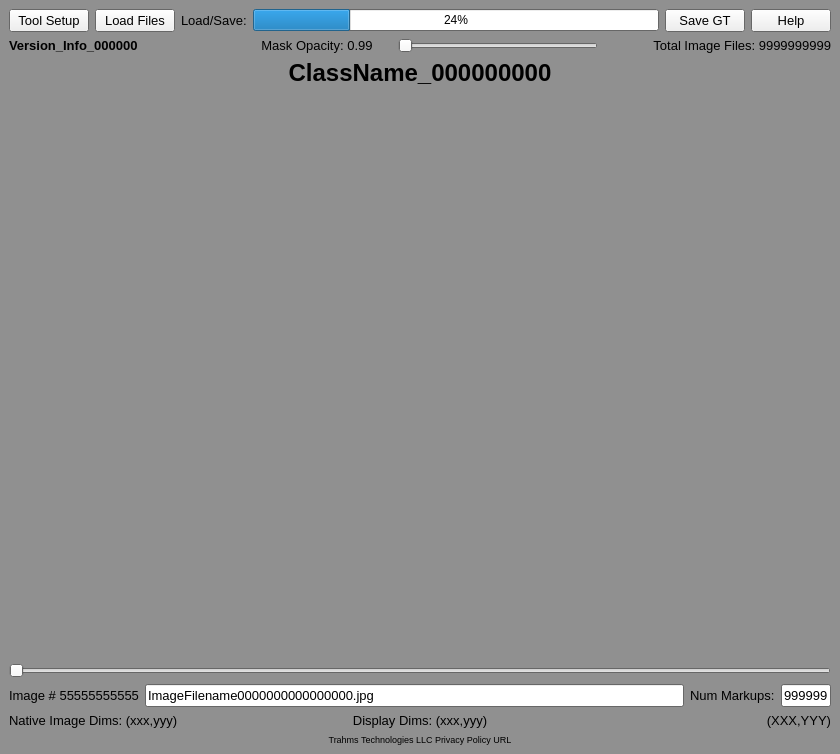
<?xml version="1.0" encoding="UTF-8"?>
<ui version="4.0">
 <class>MainWindow</class>
 <widget class="QMainWindow" name="MainWindow">
  <property name="geometry">
   <rect>
    <x>0</x>
    <y>0</y>
    <width>840</width>
    <height>754</height>
   </rect>
  </property>
  <property name="sizePolicy">
   <sizepolicy hsizetype="Preferred" vsizetype="Preferred">
    <horstretch>0</horstretch>
    <verstretch>0</verstretch>
   </sizepolicy>
  </property>
  <property name="palette">
   <palette>
    <active>
     <colorrole role="Base">
      <brush brushstyle="SolidPattern">
       <color alpha="255">
        <red>255</red>
        <green>255</green>
        <blue>255</blue>
       </color>
      </brush>
     </colorrole>
     <colorrole role="Window">
      <brush brushstyle="SolidPattern">
       <color alpha="255">
        <red>144</red>
        <green>144</green>
        <blue>144</blue>
       </color>
      </brush>
     </colorrole>
    </active>
    <inactive>
     <colorrole role="Base">
      <brush brushstyle="SolidPattern">
       <color alpha="255">
        <red>255</red>
        <green>255</green>
        <blue>255</blue>
       </color>
      </brush>
     </colorrole>
     <colorrole role="Window">
      <brush brushstyle="SolidPattern">
       <color alpha="255">
        <red>144</red>
        <green>144</green>
        <blue>144</blue>
       </color>
      </brush>
     </colorrole>
    </inactive>
    <disabled>
     <colorrole role="Base">
      <brush brushstyle="SolidPattern">
       <color alpha="255">
        <red>144</red>
        <green>144</green>
        <blue>144</blue>
       </color>
      </brush>
     </colorrole>
     <colorrole role="Window">
      <brush brushstyle="SolidPattern">
       <color alpha="255">
        <red>144</red>
        <green>144</green>
        <blue>144</blue>
       </color>
      </brush>
     </colorrole>
    </disabled>
   </palette>
  </property>
  <property name="mouseTracking">
   <bool>false</bool>
  </property>
  <property name="windowTitle">
   <string>DL Segmenter</string>
  </property>
  <property name="windowIcon">
   <iconset>
    <normaloff>LL_Icon.png</normaloff>LL_Icon.png</iconset>
  </property>
  <widget class="QWidget" name="centralwidget">
   <layout class="QVBoxLayout" name="verticalLayout">
    <item>
     <layout class="QHBoxLayout" name="horizontalLayout">
      <item>
       <widget class="QPushButton" name="setup_button">
        <property name="font">
         <font>
          <pointsize>10</pointsize>
         </font>
        </property>
        <property name="text">
         <string>Tool Setup</string>
        </property>
       </widget>
      </item>
      <item>
       <widget class="QPushButton" name="load_files_button">
        <property name="font">
         <font>
          <pointsize>10</pointsize>
         </font>
        </property>
        <property name="text">
         <string>Load Files</string>
        </property>
       </widget>
      </item>
      <item>
       <widget class="QLabel" name="label_2">
        <property name="font">
         <font>
          <pointsize>10</pointsize>
         </font>
        </property>
        <property name="text">
         <string>Load/Save:</string>
        </property>
       </widget>
      </item>
      <item>
       <widget class="QProgressBar" name="gt_progressbar">
        <property name="value">
         <number>24</number>
        </property>
       </widget>
      </item>
      <item>
       <widget class="QPushButton" name="gt_file_save">
        <property name="font">
         <font>
          <pointsize>10</pointsize>
         </font>
        </property>
        <property name="text">
         <string>Save GT</string>
        </property>
       </widget>
      </item>
      <item>
       <widget class="QPushButton" name="help_button">
        <property name="font">
         <font>
          <pointsize>10</pointsize>
         </font>
        </property>
        <property name="text">
         <string>Help</string>
        </property>
       </widget>
      </item>
     </layout>
    </item>
    <item>
     <layout class="QHBoxLayout" name="horizontalLayout_2">
      <item>
       <widget class="QLabel" name="label_version_info">
        <property name="font">
         <font>
          <pointsize>10</pointsize>
          <weight>75</weight>
          <bold>true</bold>
         </font>
        </property>
        <property name="text">
         <string>Version_Info_000000</string>
        </property>
        <property name="alignment">
         <set>Qt::AlignLeading|Qt::AlignLeft|Qt::AlignVCenter</set>
        </property>
       </widget>
      </item>
      <item>
       <widget class="QLabel" name="label_mask_opacity_value">
        <property name="maximumSize">
         <size>
          <width>150</width>
          <height>16777215</height>
         </size>
        </property>
        <property name="font">
         <font>
          <pointsize>10</pointsize>
         </font>
        </property>
        <property name="text">
         <string>Mask Opacity: 0.99</string>
        </property>
        <property name="alignment">
         <set>Qt::AlignCenter</set>
        </property>
       </widget>
      </item>
      <item>
       <widget class="QSlider" name="slider_mask_opacity">
        <property name="maximumSize">
         <size>
          <width>200</width>
          <height>16777215</height>
         </size>
        </property>
        <property name="maximum">
         <number>100</number>
        </property>
        <property name="orientation">
         <enum>Qt::Horizontal</enum>
        </property>
       </widget>
      </item>
      <item>
       <widget class="QLabel" name="img_files_max">
        <property name="font">
         <font>
          <pointsize>10</pointsize>
         </font>
        </property>
        <property name="text">
         <string>Total Image Files: 9999999999</string>
        </property>
        <property name="alignment">
         <set>Qt::AlignRight|Qt::AlignTrailing|Qt::AlignVCenter</set>
        </property>
       </widget>
      </item>
     </layout>
    </item>
    <item>
     <layout class="QHBoxLayout" name="horizontalLayout_7">
      <item>
       <widget class="QLabel" name="label_class_name">
        <property name="font">
         <font>
          <pointsize>18</pointsize>
          <weight>75</weight>
          <bold>true</bold>
         </font>
        </property>
        <property name="text">
         <string>ClassName_000000000</string>
        </property>
        <property name="alignment">
         <set>Qt::AlignCenter</set>
        </property>
       </widget>
      </item>
     </layout>
    </item>
    <item>
     <layout class="QHBoxLayout" name="horizontalLayout_3">
      <item>
       <widget class="QLabel" name="image_pane">
        <property name="sizePolicy">
         <sizepolicy hsizetype="Expanding" vsizetype="Expanding">
          <horstretch>0</horstretch>
          <verstretch>0</verstretch>
         </sizepolicy>
        </property>
        <property name="minimumSize">
         <size>
          <width>200</width>
          <height>150</height>
         </size>
        </property>
        <property name="maximumSize">
         <size>
          <width>2400</width>
          <height>1800</height>
         </size>
        </property>
        <property name="cursor">
         <cursorShape>CrossCursor</cursorShape>
        </property>
        <property name="mouseTracking">
         <bool>true</bool>
        </property>
        <property name="tabletTracking">
         <bool>false</bool>
        </property>
        <property name="focusPolicy">
         <enum>Qt::NoFocus</enum>
        </property>
        <property name="autoFillBackground">
         <bool>false</bool>
        </property>
        <property name="text">
         <string/>
        </property>
        <property name="scaledContents">
         <bool>true</bool>
        </property>
       </widget>
      </item>
     </layout>
    </item>
    <item>
     <layout class="QHBoxLayout" name="horizontalLayout_4">
      <item>
       <widget class="QSlider" name="file_slider">
        <property name="orientation">
         <enum>Qt::Horizontal</enum>
        </property>
       </widget>
      </item>
     </layout>
    </item>
    <item>
     <layout class="QHBoxLayout" name="horizontalLayout_5">
      <item>
       <widget class="QLabel" name="img_file_num">
        <property name="font">
         <font>
          <pointsize>10</pointsize>
         </font>
        </property>
        <property name="text">
         <string>Image # 55555555555</string>
        </property>
       </widget>
      </item>
      <item>
       <widget class="QLineEdit" name="img_file_name">
        <property name="font">
         <font>
          <pointsize>10</pointsize>
         </font>
        </property>
        <property name="text">
         <string>ImageFilename0000000000000000.jpg</string>
        </property>
       </widget>
      </item>
      <item>
       <widget class="QLabel" name="label">
        <property name="font">
         <font>
          <pointsize>10</pointsize>
         </font>
        </property>
        <property name="text">
         <string>Num Markups:</string>
        </property>
       </widget>
      </item>
      <item>
       <widget class="QLineEdit" name="label_num_markups">
        <property name="maximumSize">
         <size>
          <width>50</width>
          <height>16777215</height>
         </size>
        </property>
        <property name="font">
         <font>
          <pointsize>10</pointsize>
         </font>
        </property>
        <property name="text">
         <string>999999</string>
        </property>
       </widget>
      </item>
     </layout>
    </item>
    <item>
     <layout class="QHBoxLayout" name="horizontalLayout_6">
      <item>
       <widget class="QLabel" name="label_native_img_dims">
        <property name="font">
         <font>
          <pointsize>10</pointsize>
         </font>
        </property>
        <property name="text">
         <string>Native Image Dims: (xxx,yyy)</string>
        </property>
       </widget>
      </item>
      <item>
       <widget class="QLabel" name="label_display_dims">
        <property name="font">
         <font>
          <pointsize>10</pointsize>
         </font>
        </property>
        <property name="text">
         <string>Display Dims: (xxx,yyy)</string>
        </property>
        <property name="alignment">
         <set>Qt::AlignCenter</set>
        </property>
       </widget>
      </item>
      <item>
       <widget class="QLabel" name="label_cursor_pos">
        <property name="font">
         <font>
          <pointsize>10</pointsize>
         </font>
        </property>
        <property name="text">
         <string>(XXX,YYY)</string>
        </property>
        <property name="alignment">
         <set>Qt::AlignRight|Qt::AlignTrailing|Qt::AlignVCenter</set>
        </property>
       </widget>
      </item>
     </layout>
    </item>
    <item>
     <layout class="QHBoxLayout" name="horizontalLayout_8">
      <item>
       <widget class="QLabel" name="label_privacy_policy_url">
        <property name="font">
         <font>
          <pointsize>7</pointsize>
         </font>
        </property>
        <property name="text">
         <string>Trahms Technologies LLC Privacy Policy URL</string>
        </property>
        <property name="alignment">
         <set>Qt::AlignCenter</set>
        </property>
       </widget>
      </item>
     </layout>
    </item>
   </layout>
  </widget>
 </widget>
 <resources/>
 <connections/>
</ui>
